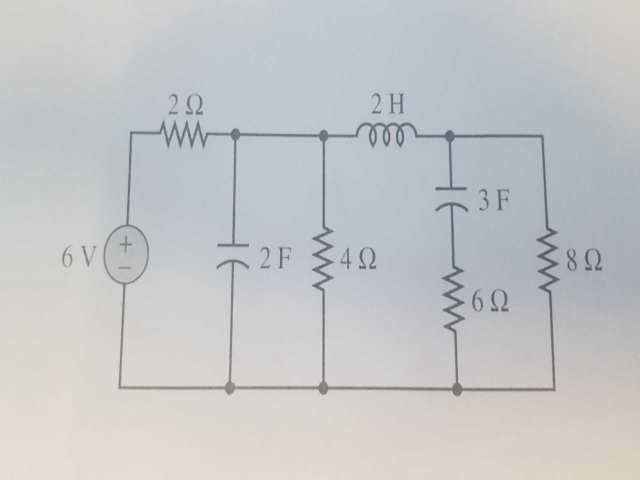
#> input picture circuits/frame.png, 640 x 480 px
$ python thresholding.py
#> lines starting #> are read from the running program, lines starting #| are printed output that depends on the picture; after the words box and inside, x2 and y2 are one past the last pixel; in counts of white or black regions, pixels touching at a corner belong together
from PIL import Image, ImageFilter
import numpy as np

def adaptive_threshold(image_path, output_path, block_size=51, C=20):
    """
    Load an image, convert it to grayscale, and apply adaptive thresholding.

    Args:
        image_path (str): Path to the input image file.
        output_path (str): Path to save the processed image.
        block_size (int): Size of the local region to calculate the threshold. Must be an odd number.
        C (int): Constant subtracted from the mean or weighted mean to calculate the threshold.
    """
#> called with image_path = 'circuits/frame.png', output_path = 'frame_output.png', block_size = 51, C = 20
    # Load the image
    image = Image.open(image_path)
#> image is the input picture: PIL image 640x480 RGB; mean R, G, B 196.7, 197.3, 200

    # Convert image to grayscale
    grayscale_image = image.convert("L")

    # Convert to numpy array for processing
    np_image = np.array(grayscale_image)

    # Apply a mean filter to calculate the local threshold
    mean_filtered_image = Image.fromarray(np_image).filter(ImageFilter.MedianFilter(size=block_size))
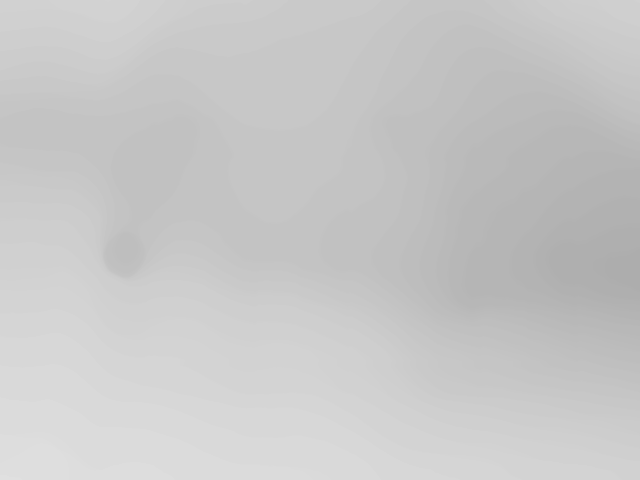
#> mean_filtered_image: PIL image 640x480 L; min 173, max 224, mean 199.7
    np_mean_filtered_image = np.array(mean_filtered_image)

    # Apply adaptive thresholding
    adaptive_threshold_image = np_image > (np_mean_filtered_image - C)
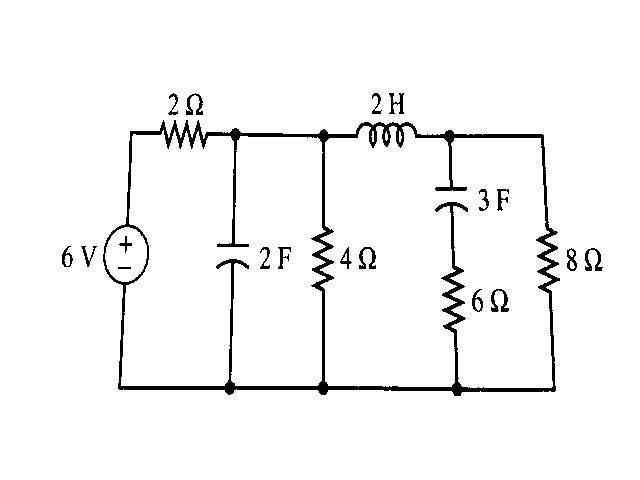
#> adaptive_threshold_image: shape (480, 640) bool; 96.2% white; 19 black regions, largest, box (x1, y1, x2, y2) and area: (103, 120, 560, 396) 9613, (491, 289, 509, 312) 187, (585, 248, 603, 271) 176
#> (the run stopped early here; a loop or call above may not have finished)
